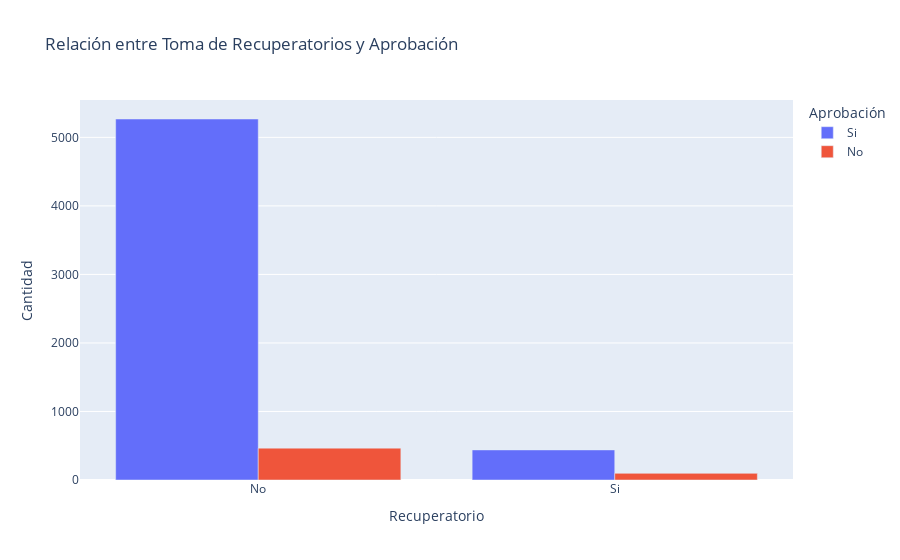

The notebook cell saved with this chart:
### Code cell
relacion_recuperatorios_aprobacion = df_pe.groupby(["RECUPERATORIO", "APRUEBA"]).size().unstack(fill_value=0).reset_index()
relacion_recuperatorios_aprobacion['RECUPERATORIO'] = relacion_recuperatorios_aprobacion['RECUPERATORIO'].apply(lambda x: 'Si' if x else 'No')

fig = px.bar(relacion_recuperatorios_aprobacion, x="RECUPERATORIO", y=["Si", "No"],
             title="Relación entre Toma de Recuperatorios y Aprobación",
             labels={"RECUPERATORIO": "Recuperatorio", "variable": "Aprobación", "value": "Cantidad"},
             barmode="group")
fig.show()

### Figure 1 — Plotly figure (JSON) as saved in the notebook; plotly's stock layout.template omitted (floating-point values rounded to 4 significant figures)
{"data": [{"alignmentgroup": "True", "hovertemplate": "Aprobación=Si<br>Recuperatorio=%{x}<br>Cantidad=%{y}<extra></extra>", "legendgroup": "Si", "marker": {"color": "#636efa", "pattern": {"shape": ""}}, "name": "Si", "offsetgroup": "Si", "orientation": "v", "showlegend": true, "textposition": "auto", "type": "bar", "x": ["No", "Si"], "xaxis": "x", "y": [5268, 439], "yaxis": "y"}, {"alignmentgroup": "True", "hovertemplate": "Aprobación=No<br>Recuperatorio=%{x}<br>Cantidad=%{y}<extra></extra>", "legendgroup": "No", "marker": {"color": "#EF553B", "pattern": {"shape": ""}}, "name": "No", "offsetgroup": "No", "orientation": "v", "showlegend": true, "textposition": "auto", "type": "bar", "x": ["No", "Si"], "xaxis": "x", "y": [465, 97], "yaxis": "y"}], "layout": {"autosize": true, "barmode": "group", "legend": {"title": {"text": "Aprobación"}, "tracegroupgap": 0}, "title": {"text": "Relación entre Toma de Recuperatorios y Aprobación"}, "xaxis": {"anchor": "y", "autorange": true, "domain": [0, 1], "range": [-0.5, 1.5], "title": {"text": "Recuperatorio"}, "type": "category"}, "yaxis": {"anchor": "x", "autorange": true, "domain": [0, 1], "range": [0, 5545.0], "title": {"text": "Cantidad"}, "type": "linear"}}}
